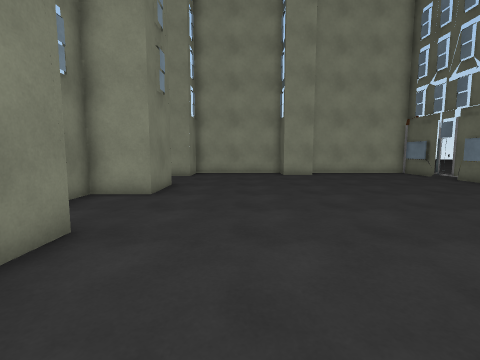
view 1 (above)

12 first-person views from a walk through a scene from a Unity 3-D project. The camera is 1.2 m above the floor, tilts 6° down and sees 85° across. The floor is counted in squares, 1 m on a side. Each view is taken from the middle of a square. On the plan, view 1 faces up. The plan holds only what a view shows up to about 12 squares ahead; the rest is blank. The place goes on beyond the plan.

view 2
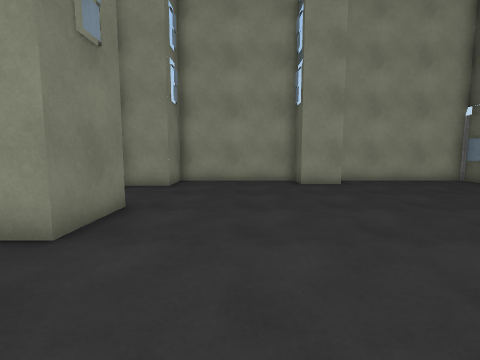

view 3
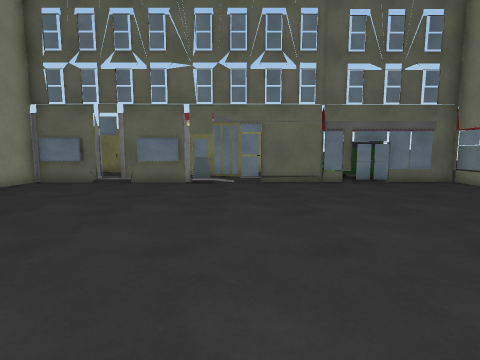

view 4
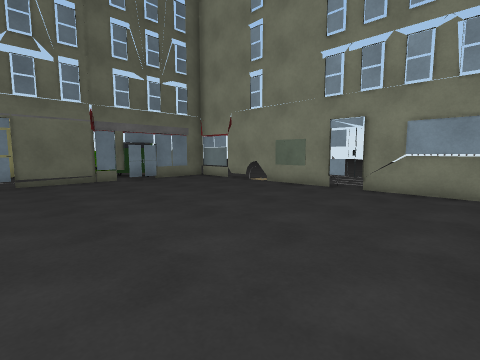

view 5
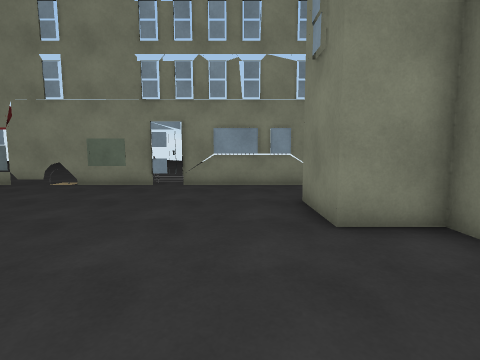

view 6
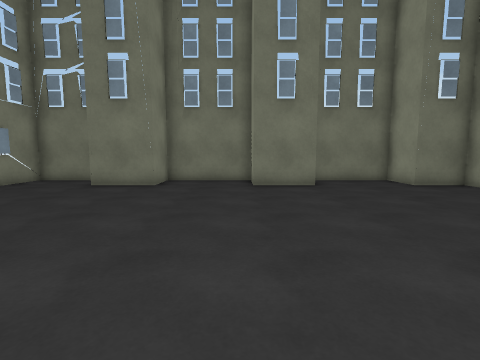

view 7
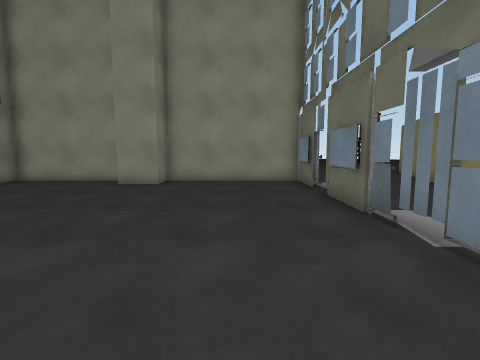

view 8
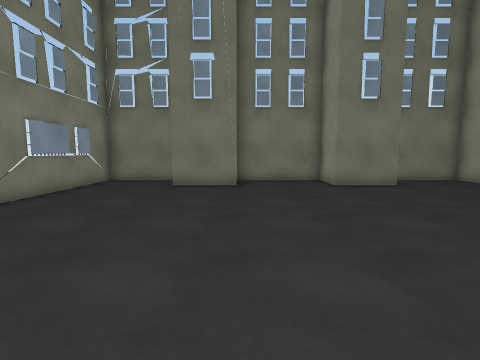

view 9
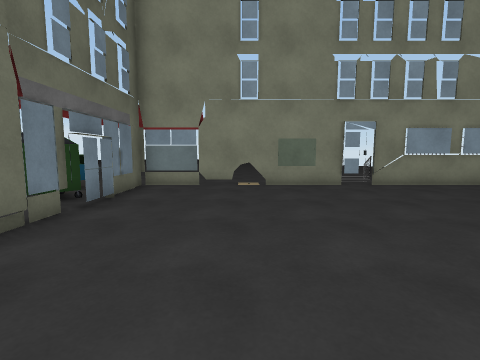

view 10
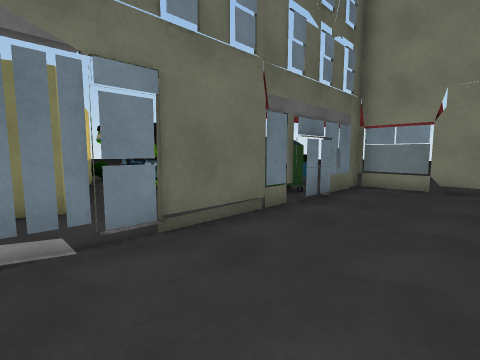

view 11
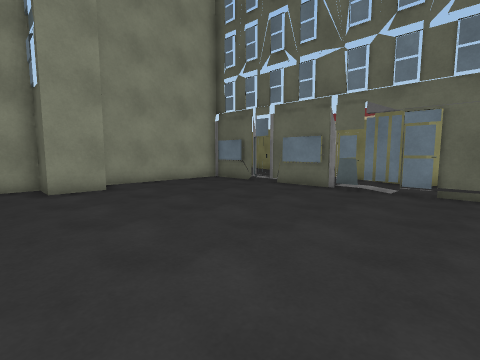

view 12
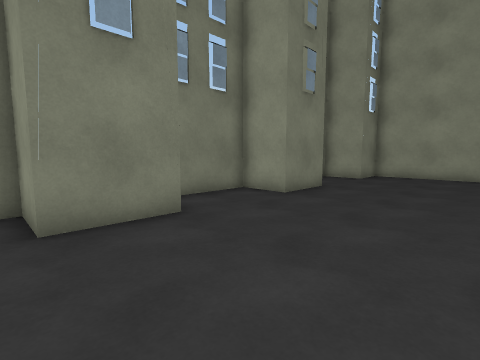

### Floor plan
Key: @ floor where view 1 was taken; # wall or solid block; x gap in a wall; . floor; B building; T thing the floor can be seen under or through; I bin; O other object.
Columns run from 4 left of view 1 to 12 right of it. Each row starts with its distance up from view 1.
 15  ###### ######B
 14  B....###.....B
 13 #.............B.
 12 #.............#.
 11 #.............B.
 10 ##............B.
  9  #............x.
  8  #............x.#
  7 #...............#
  6 #.............T.
  5 #.............T.
  4 #B............#
  3  B............#
  2 #B...........##I
  1 #............#II
  0 #...@.........#
 -1 #.............#OO
 -2 #BBBBBBBBBBBBB#

Positions as (right, up) in squares from view 1, and headings:
1: (0, 0), facing up
2: (0, 4), facing up
3: (-1, 7), facing right
4: (-2, 7), facing down-right
5: (-1, 8), facing down
6: (7, 7), facing left
7: (7, 4), facing up
8: (7, 4), facing left
9: (6, 8), facing down
10: (6, 8), facing down-right
11: (1, 5), facing up-right
12: (2, 1), facing up-left
